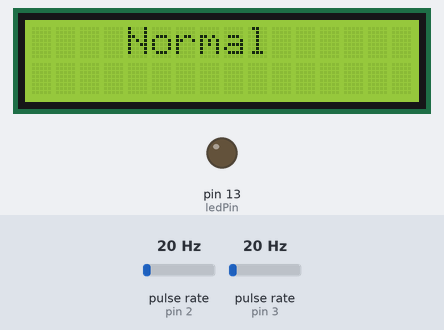
Bench run of a sketch on a simulated Arduino Uno, built with avr-gcc and run on an emulated ATmega328P. Shown: 16×2 character LCD, output pins drawn as LEDs (lit = HIGH). Wiring (inferred from the names in the program): 2 × pulse sensor: data pin 2 / data pin 3. The inputs (shaded band) are chosen by the test bench; at power-on: pulse rate (sensors on pin 3, pin 2) 20 Hz. What the sketch prints to the serial monitor is not drawn.

Above: at 1.2 s.
1.3 s: pulse rate (sensor on pin 3) set to 39 Hz
4.3 s: pulse rate (sensor on pin 3) set to 46 Hz
At 5.6 s:
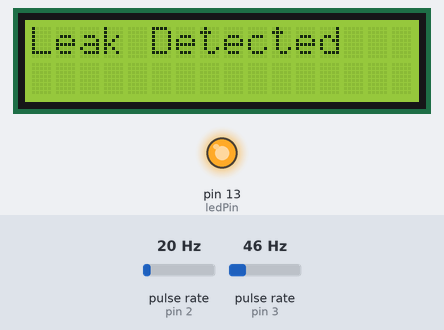
6.5 s: pulse rate (sensor on pin 3) set to 4 Hz
At 7.9 s:
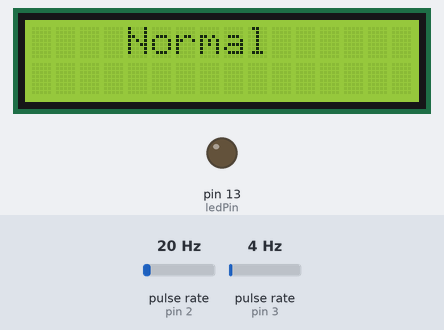
8.5 s: pulse rate (sensor on pin 3) set to 50 Hz
At 11.3 s:
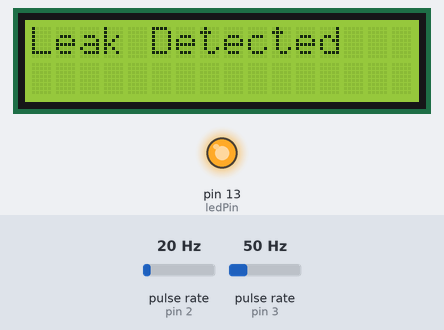
Timing chart, 0 to 12.5 s (numbered marks = the images above; inputs shaded):
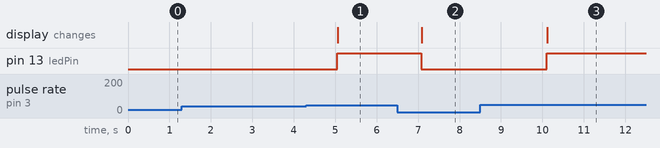

The sketch:

water_leak_project.ino
```cpp
#include <Wire.h>
#include <LiquidCrystal_I2C.h>

const int flowSensorPin1 = 2;
const int flowSensorPin2 = 3;
const int ledPin = 13;

volatile int pulseCount1 = 0;
volatile int pulseCount2 = 0;

float flowRate1 = 0;
float flowRate2 = 0;

unsigned long oldTime1 = 0;
unsigned long oldTime2 = 0;

int i;

LiquidCrystal_I2C lcd(0x27, 16, 2);  // Set the LCD address to 0x27 for a 16 chars and 2 line display

void setup() {
  Serial.begin(9600);

  pinMode(flowSensorPin1, INPUT);
  pinMode(flowSensorPin2, INPUT);
  pinMode(ledPin, OUTPUT);
  digitalWrite(flowSensorPin1, HIGH);
  digitalWrite(flowSensorPin2, HIGH);

  attachInterrupt(digitalPinToInterrupt(flowSensorPin1), pulseCounter1, FALLING);
  attachInterrupt(digitalPinToInterrupt(flowSensorPin2), pulseCounter2, FALLING);

  oldTime1 = millis();
  oldTime2 = millis();

  lcd.begin();

}

void loop() {
  if (millis() - oldTime1 > 1000) {
    detachInterrupt(digitalPinToInterrupt(flowSensorPin1));

    flowRate1 = (pulseCount1 / 7.5);

    pulseCount1 = 0;

    attachInterrupt(digitalPinToInterrupt(flowSensorPin1), pulseCounter1, FALLING);

    oldTime1 = millis();

    Serial.print("Flow Rate Sensor 1: ");
    Serial.print(flowRate1);
    Serial.println(" L/min");
  }

  if (millis() - oldTime2 > 1000) {
    detachInterrupt(digitalPinToInterrupt(flowSensorPin2));

    flowRate2 = (pulseCount2 / 7.5);

    pulseCount2 = 0;

    attachInterrupt(digitalPinToInterrupt(flowSensorPin2), pulseCounter2, FALLING);

    oldTime2 = millis();

    Serial.print("Flow Rate Sensor 2: ");
    Serial.print(flowRate2);
    Serial.println(" L/min");
  }

  i = flowRate2 - flowRate1;
  if (i > 2) {
    digitalWrite(ledPin, HIGH);
    lcd.setCursor(0, 0);
    lcd.print("Leak Detected");
  } else {
    digitalWrite(ledPin, LOW);
    lcd.setCursor(0, 0);
    lcd.print("    Normal   ");
  }
}

void pulseCounter1() {
  pulseCount1++;
}

void pulseCounter2() {
  pulseCount2++;
}
```

Measured:
- the behaviour switches between 42 and 43 Hz on pulse rate (sensor on pin 3) (found by bisection; images 0 and 1)
- after the input at 1.3 s, every drawn part: stays the same
- after the input at 4.3 s, pin 13 (ledPin): LOW → HIGH after 0.75 s; the display: changes after 0.76 s (image 1)
- after the input at 6.5 s, pin 13 (ledPin): HIGH → LOW after 0.57 s; the display: changes after 0.59 s (image 2)
- after the input at 8.5 s, pin 13 (ledPin): LOW → HIGH after 1.6 s; the display: changes after 1.6 s (image 3)
